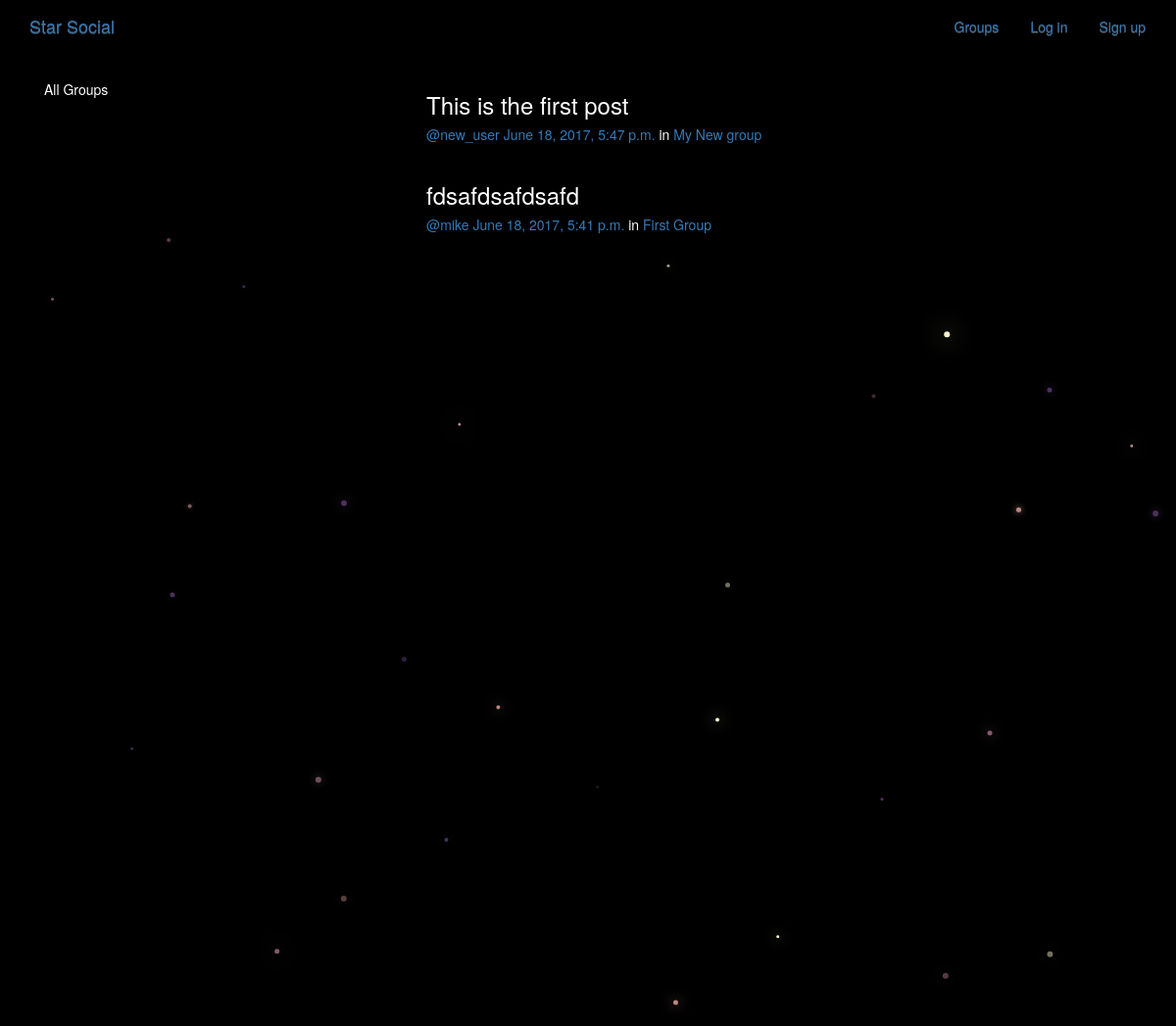
/posts/, run on the app's committed database.
### posts/models.py (models this page shows, shortened)
class Post(models.Model):
    user = models.ForeignKey(User, related_name="posts")
    created_at = models.DateTimeField(auto_now=True)
    message = models.TextField()
    message_html = models.TextField(editable=False)
    group = models.ForeignKey(Group, related_name="posts",null=True, blank=True)
    class Meta:
        ordering = ["-created_at"]
        unique_together = ["user", "message"]

### groups/models.py (models this page shows, shortened)
class Group(models.Model):
    name = models.CharField(max_length = 255, unique=True)
    slug = models.SlugField(allow_unicode=True,unique=True)
    description = models.TextField(blank=True,default='')
    description_html = models.TextField(editable=False,default='',blank=True)
    members = models.ManyToManyField(User,through='GroupMember')
    class Meta:
        ordering = ['name']

### posts/views.py (the view)
class PostList(SelectRelatedMixin, generic.ListView):
    model = models.Post
    select_related = ("user", "group")

### posts/templates/posts/post_list.html (shortened to what this page needs)
{% extends "posts/post_base.html" %}
{% block prepost %}
<div class="col-md-4">
  <div class="card card-with-shadow">
    <div class="content">
      <h5 class='title'>All Groups</h5>
    </div>
  </div>
</div>
{% endblock prepost %}
{% block post_content %}
<div class="col-md-8">
  {% for post in post_list %}
      {% include "posts/_post.html" %}
  {% endfor %}
</div>
{% endblock post_content %}

### posts/templates/posts/_post.html (shortened to what this page needs)
<div class="post media">
	<h3>{{ post.message_html|safe }}</h3>
	<div class="media-body">
		<h5 class="media-heading">
			<span class="username"><a href="{% url 'posts:for_user' username=post.user.username %}">@{{ post.user.username }}</a></span>
			<time class="time"><a href="{% url 'posts:single' username=post.user.username pk=post.pk %}">{{ post.created_at }}</a></time>
			{% if post.group %}
			<span class="group-name">in <a href="#">{{ post.group.name }}</a></span>
			{% endif %}
		</h5>
	</div>
</div>

### static/simplesocial/css/master.css (style rules this page uses)
body { margin: 0; overflow: hidden; background-color: black; color:white; }

### data on the page
Post: message_html "This is the first post", user.username "new_user", created_at "June 18, 2017, 5:47 p.m.", group.name "My New group"
Post: message_html "fdsafdsafdsafd", user.username "mike", created_at "June 18, 2017, 5:41 p.m.", group.name "First Group"
